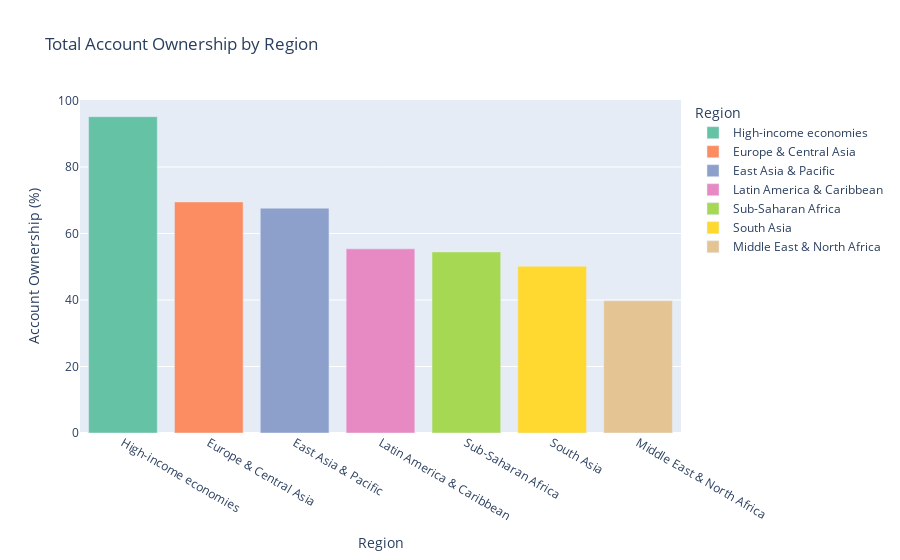

Here is the notebook cell this chart was saved with:
### Code cell
# plot interative bar plot of account ownership by region
import plotly.express as px
import plotly.graph_objects as go

fig = px.bar(region_data, x='region', y='account_total (%)', color='region',
                title='Total Account Ownership by Region',
                color_discrete_sequence=px.colors.qualitative.Set2,
                labels={'account_total (%)': 'Account Ownership (%)', 'region': 'Region'})
fig.show()

### Figure 1 — Plotly figure (JSON) as saved in the notebook; plotly's stock layout.template omitted (floating-point values rounded to 4 significant figures)
{"data": [{"alignmentgroup": "True", "hovertemplate": "Region=%{x}<br>Account Ownership (%)=%{y}<extra></extra>", "legendgroup": "High-income economies", "marker": {"color": "rgb(102,194,165)", "pattern": {"shape": ""}}, "name": "High-income economies", "offsetgroup": "High-income economies", "orientation": "v", "showlegend": true, "textposition": "auto", "type": "bar", "x": ["High-income economies"], "xaxis": "x", "y": [95.15], "yaxis": "y"}, {"alignmentgroup": "True", "hovertemplate": "Region=%{x}<br>Account Ownership (%)=%{y}<extra></extra>", "legendgroup": "Europe & Central Asia", "marker": {"color": "rgb(252,141,98)", "pattern": {"shape": ""}}, "name": "Europe & Central Asia", "offsetgroup": "Europe & Central Asia", "orientation": "v", "showlegend": true, "textposition": "auto", "type": "bar", "x": ["Europe & Central Asia"], "xaxis": "x", "y": [69.5], "yaxis": "y"}, {"alignmentgroup": "True", "hovertemplate": "Region=%{x}<br>Account Ownership (%)=%{y}<extra></extra>", "legendgroup": "East Asia & Pacific", "marker": {"color": "rgb(141,160,203)", "pattern": {"shape": ""}}, "name": "East Asia & Pacific", "offsetgroup": "East Asia & Pacific", "orientation": "v", "showlegend": true, "textposition": "auto", "type": "bar", "x": ["East Asia & Pacific"], "xaxis": "x", "y": [67.62], "yaxis": "y"}, {"alignmentgroup": "True", "hovertemplate": "Region=%{x}<br>Account Ownership (%)=%{y}<extra></extra>", "legendgroup": "Latin America & Caribbean", "marker": {"color": "rgb(231,138,195)", "pattern": {"shape": ""}}, "name": "Latin America & Caribbean", "offsetgroup": "Latin America & Caribbean", "orientation": "v", "showlegend": true, "textposition": "auto", "type": "bar", "x": ["Latin America & Caribbean"], "xaxis": "x", "y": [55.38], "yaxis": "y"}, {"alignmentgroup": "True", "hovertemplate": "Region=%{x}<br>Account Ownership (%)=%{y}<extra></extra>", "legendgroup": "Sub-Saharan Africa", "marker": {"color": "rgb(166,216,84)", "pattern": {"shape": ""}}, "name": "Sub-Saharan Africa", "offsetgroup": "Sub-Saharan Africa", "orientation": "v", "showlegend": true, "textposition": "auto", "type": "bar", "x": ["Sub-Saharan Africa"], "xaxis": "x", "y": [54.46], "yaxis": "y"}, {"alignmentgroup": "True", "hovertemplate": "Region=%{x}<br>Account Ownership (%)=%{y}<extra></extra>", "legendgroup": "South Asia", "marker": {"color": "rgb(255,217,47)", "pattern": {"shape": ""}}, "name": "South Asia", "offsetgroup": "South Asia", "orientation": "v", "showlegend": true, "textposition": "auto", "type": "bar", "x": ["South Asia"], "xaxis": "x", "y": [50.17], "yaxis": "y"}, {"alignmentgroup": "True", "hovertemplate": "Region=%{x}<br>Account Ownership (%)=%{y}<extra></extra>", "legendgroup": "Middle East & North Africa", "marker": {"color": "rgb(229,196,148)", "pattern": {"shape": ""}}, "name": "Middle East & North Africa", "offsetgroup": "Middle East & North Africa", "orientation": "v", "showlegend": true, "textposition": "auto", "type": "bar", "x": ["Middle East & North Africa"], "xaxis": "x", "y": [39.78], "yaxis": "y"}], "layout": {"barmode": "relative", "legend": {"title": {"text": "Region"}, "tracegroupgap": 0}, "title": {"text": "Total Account Ownership by Region"}, "xaxis": {"anchor": "y", "categoryarray": ["High-income economies", "Europe & Central Asia", "East Asia & Pacific", "Latin America & Caribbean", "Sub-Saharan Africa", "South Asia", "Middle East & North Africa"], "categoryorder": "array", "domain": [0, 1], "title": {"text": "Region"}}, "yaxis": {"anchor": "x", "domain": [0, 1], "title": {"text": "Account Ownership (%)"}}}}
